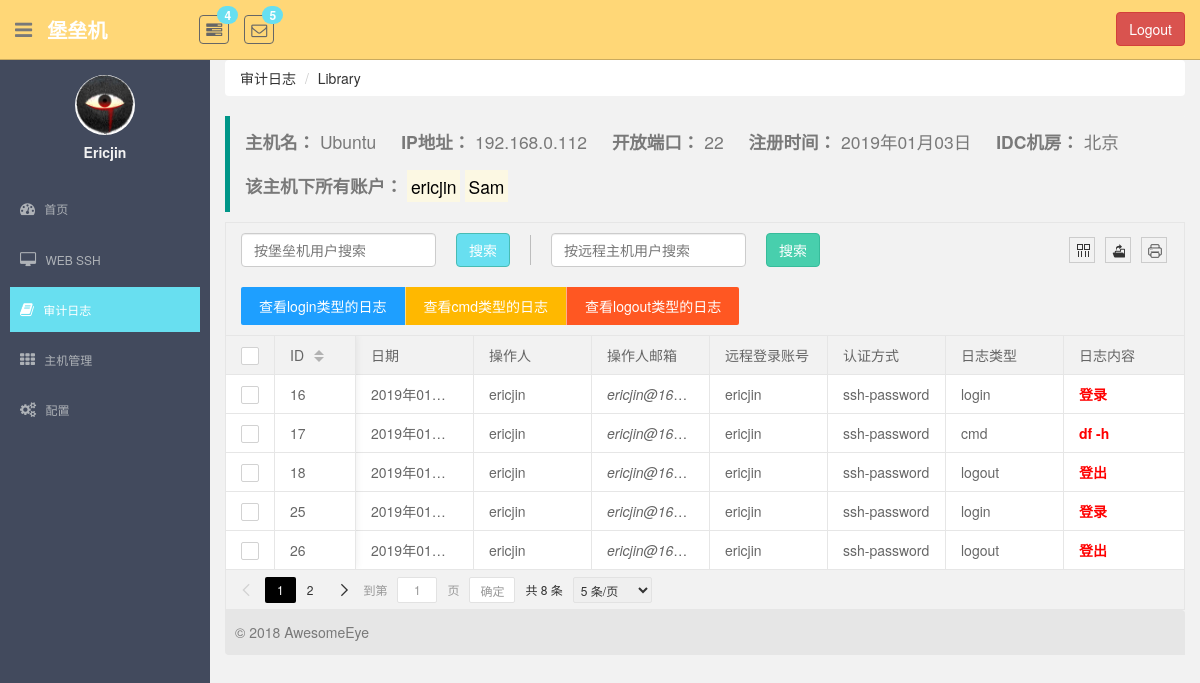
The app's page /monitor/host_log_detail/1/ (signed in) with its own data.
### monitor/models.py (models this page shows, shortened)
class UserProfile(AbstractBaseUser, PermissionsMixin):
    email = models.EmailField(
        verbose_name='email address',
        max_length=255,
        unique=True,
    )
    name = models.CharField(max_length=64, verbose_name="用户名", unique=True)
    host_to_remote_users = models.ManyToManyField(to="HostToRemoteUser", verbose_name="关联主机账户")
    host_group = models.ManyToManyField(to="HostGroup", verbose_name="主机组")
    is_active = models.BooleanField(default=True)
    is_staff = models.BooleanField(default=True)
    is_superuser = models.BooleanField(default=True)
    objects = UserProfileManager()
    USERNAME_FIELD = 'email'  # 使用email作为用户名
    REQUIRED_FIELDS = ['name']  # 必须要有的字段

class Host(models.Model):
    name = models.CharField(max_length=64, unique=True, verbose_name="主机名")
    ip_addr = models.CharField(max_length=64, unique=True, verbose_name="ip地址")
    port = models.IntegerField(default=22, verbose_name="端口号")
    idc = models.ForeignKey(to=IDC, on_delete=models.CASCADE)
    os_type = models.CharField(max_length=64, verbose_name="系统类型", null=True, blank=True)
    date = models.DateTimeField(auto_now_add=True, verbose_name="主机注册时间")

class IDC(models.Model):
    name = models.CharField(max_length=64, verbose_name="IDC机房名")

class HostToRemoteUser(models.Model):
    host = models.ForeignKey(to=Host, on_delete=models.CASCADE)
    remote_user = models.ForeignKey(to="RemoteUser", on_delete=models.CASCADE)
    class Meta:
        unique_together = ("host", "remote_user")

class RemoteUser(models.Model):
    username = models.CharField(max_length=32, verbose_name="用户名")
    password = models.CharField(max_length=64, verbose_name="密码")
    auth_type_choice = (
        (0, "ssh-password"),
        (1, "ssh-key")
    )
    auth_type = models.SmallIntegerField(choices=auth_type_choice, verbose_name="认证方式")
    class Meta:
        unique_together = (("username", "password", "auth_type"),)

class AuditLog(models.Model):
    crazy_eye_account = models.ForeignKey(to=UserProfile, on_delete=models.CASCADE, verbose_name="堡垒机账号")
    host_to_remote_users = models.ForeignKey(to=HostToRemoteUser, on_delete=models.CASCADE)
    log_type_choice = (
        (0, "login"),
        (1, "cmd"),
        (2, "logout"),
    )
    log_type = models.SmallIntegerField(choices=log_type_choice, default=1, verbose_name="日志类型")
    content = models.CharField(max_length=255, verbose_name="日志内容")
    record_date = models.DateTimeField(auto_now_add=True, verbose_name="记录日期")

### monitor/views.py (the view)
# urls.py: url(r'^host_log_detail/(?P<host_id>\d+)/$', views.HostLog.as_view(), name="host_log"),
class HostLog(LoginRequiredMixin, View):
    def get(self, request, host_id):
        host = models.Host.objects.get(id=host_id)
        host_to_remote_users = host.hosttoremoteuser_set.select_related()
        logs = []
        for item in host_to_remote_users:
            for log in item.auditlog_set.all():
                logs.append(log)
        return render(request, "log/host_log.html", locals())

### templates/log/host_log.html (shortened to what this page needs)
{% extends 'base.html' %}
{% load staticfiles %}
{% block right_container %}
    <div class="breadcrumb-wrap">
        <ol class="breadcrumb">
            <li><a href="{% url 'log_page' %}">审计日志</a></li>
            <li class="active"><a href="?">Library</a></li>
        </ol>
    </div>
    <div id="wrap">
        <div class="host-info">
            <blockquote class="layui-elem-quote">
                <p>
                    <b>主机名：</b> <span style="margin-right: 20px;">{{ host.name }}</span>
                    <b>IP地址：</b> <span style="margin-right: 20px;">{{ host.ip_addr }}</span>
                    <b>开放端口：</b> <span style="margin-right: 20px;">{{ host.port }}</span>
                    <b>注册时间：</b> <span style="margin-right: 20px;">{{ host.date|date:'Y年m月d日' }}</span>
                    <b>IDC机房：</b> <span>{{ host.idc.name }}</span>
                </p>
                <br>
                <p>
                    <b>该主机下所有账户：</b>
                    {% for item in host.hosttoremoteuser_set.select_related %}
                        <mark>{{ item.remote_user.username }}</mark>
                    {% endfor %}
                </p>
            </blockquote>
        </div>
        <div class="table-area">
            <table lay-filter="demo">
                <thead>
                </thead>
                <tbody>
                {% for item in logs %}
                    <tr>
                        <td>{{ item.id }}</td>
                        <td>{{ item.record_date|date:"Y年m月d日" }}</td>
                        <td>{{ request.user.name }}</td>
                        <td><em>{{ request.user.email }}</em></td>
                        <td>{{ item.host_to_remote_users.remote_user.username }}</td>
                        <td>{{ item.host_to_remote_users.remote_user.get_auth_type_display }}</td>
                        <td>{{ item.get_log_type_display }}</td>
                        <td><b style="color: #f00;">{{ item.content }}</b></td>
                    </tr>
                {% endfor %}
                </tbody>
            </table>
        </div>
        <footer class="footer-area">
            © 2018 AwesomeEye
        </footer>
    </div>
{% endblock %}

### templates/base.html (shortened to what this page needs)
{% load staticfiles %}
<!DOCTYPE html>
<html lang="en">
<head>
    <link href="{% static 'plugins/bootstrap/css/bootstrap.css' %}" rel="stylesheet">
    <link href="{% static 'css/font-awesome.css' %}" rel="stylesheet" />
    <link href="{% static 'css/style.css' %}" rel="stylesheet">
    <link rel="stylesheet" href="{% static 'plugins/layui/css/layui.css' %}">
</head>
<body>
<section id="container" >
    <header class="header black-bg">
        <div class="sidebar-toggle-box">
            <div class="fa fa-bars tooltips" data-placement="right" data-original-title="Toggle Navigation"></div>
        </div>
        <a href="?" class="logo"><b>堡垒机</b></a>
        <div class="nav notify-row" id="top_menu">
            <ul class="nav top-menu">
                <li class="dropdown">
                    <a data-toggle="dropdown" class="dropdown-toggle" href="?">
                        <i class="fa fa-tasks"></i>
                        <span class="badge bg-theme">4</span>
                    </a>
                </li>
                <li id="header_inbox_bar" class="dropdown">
                    <a data-toggle="dropdown" class="dropdown-toggle" href="index.html#">
                        <i class="fa fa-envelope-o"></i>
                        <span class="badge bg-theme">5</span>
                    </a>
                </li>
            </ul>
        </div>
        <div class="top-menu">
            <ul class="nav pull-right top-menu">
                <li>
                    <button type="button" class="btn btn-danger" style="margin-top: 12px;" onclick="logout()">Logout</button>
                </li>
            </ul>
        </div>
    </header>
    <aside>
        <div id="sidebar"  class="nav-collapse ">
            <ul class="sidebar-menu" id="nav-accordion">
                <p class="centered"><a href="#"><img src="{% static 'images/ui-sam.jpg' %}" class="img-circle" width="60"></a></p>
                <h5 class="centered" style="margin-top: 10px;">{{ request.user.name|capfirst }}</h5>
                <li class="mt">
                    <a class="dashboard" href="{% url "dashboard" %}">
                        <i class="fa fa-dashboard"></i>
                        <span>首页</span>
                    </a>
                </li>
                <li class="sub-menu">
                    <a class="web-ssh" href="{% url "web_ssh" %}" >
                        <i class="fa fa-desktop"></i>
                        <span>WEB SSH</span>
                    </a>
                </li>
                <li class="sub-menu">
                    <a class="log-page" href="{% url 'log_page' %}" >
                        <i class="fa fa-book"></i>
                        <span>审计日志</span>
                    </a>
                </li>
                <li class="sub-menu">
                    <a class="host-manage" href="javascript:void(0);">
                        <i class="fa fa-th"></i>
                        <span>主机管理</span>
                    </a>
                </li>
                <li class="sub-menu">
                    <a href="#" >
                        <i class="fa fa-cogs"></i>
                        <span>配置</span>
                    </a>
                </li>
            </ul>
        </div>
    </aside>
    <section id="main-content">
        <section class="wrapper">
            {% block right_container %}
            {% endblock %}
        </section>
    </section>
</section>
</body>
</html>

### statics/css/style.css (style rules this page uses)
body { color: #797979; background: #f2f2f2; font-family: 'Ruda', sans-serif; padding: 0px !important; margin: 0px !important; font-size:13px; }
ul li { list-style: none; }
a, a:hover, a:focus { text-decoration: none; outline: none; }
#container { width: 100%; height: 100%; }
.bg-theme { background-color: #68dff0; }
.centered { text-align: center; }
.mt { margin-top: 25px; }
#sidebar { width: 210px; height: 100%; position: fixed; background: #424a5d; }
#sidebar h5 { color: #f2f2f2; font-weight: 700; }
#sidebar ul li { position: relative; }
ul.sidebar-menu , ul.sidebar-menu li ul.sub { margin: -2px 0 0; padding: 0; }
ul.sidebar-menu { margin-top: 75px; }
ul.sidebar-menu li { margin-bottom: 5px; margin-left:10px; margin-right:10px; }
ul.sidebar-menu li.sub-menu { line-height: 15px; }
ul.sidebar-menu li a span { display: inline-block; }
ul.sidebar-menu li a { color: #aeb2b7; text-decoration: none; display: block; padding: 15px 0 15px 10px; font-size: 12px; outline: none; -webkit-transition: all 0.3s ease; -moz-transition: all 0.3s ease; -o-transition: all 0.3s ease; -ms-transition: all 0.3s ease; transition: all 0.3s ease; }
ul.sidebar-menu li a.active, ul.sidebar-menu li a:hover, ul.sidebar-menu li a:focus { background: #68dff0; color: #fff; display: block; -webkit-transition: all 0.3s ease; -moz-transition: all 0.3s ease; -o-transition: all 0.3s ease; -ms-transition: all 0.3s ease; transition: all 0.3s ease; }
ul.sidebar-menu li a i { font-size: 15px; padding-right: 6px; }
ul.sidebar-menu li a.active i { color: #fff; }
#main-content { margin-left: 210px; }
.header, .footer { min-height: 60px; padding: 0 15px; }
.header { position: fixed; left: 0; right: 0; z-index: 1002; }
.black-bg { background: #ffd777; border-bottom: 1px solid #c9aa5f; }
.wrapper { display: inline-block; margin-top: 60px; padding-left: 15px; padding-right: 15px; padding-bottom: 15px; padding-top: 0px; width: 100%; }
a.logo { font-size: 20px; color: #ffffff; float: left; margin-top: 15px; text-transform: uppercase; }
a.logo b { font-weight: 900; }
#top_menu .nav > li, ul.top-menu > li { float: left; }
.notify-row { float: left; margin-top: 15px; margin-left: 92px; }
ul.top-menu > li > a { color: #666666; font-size: 16px; border-radius: 4px; -webkit-border-radius: 4px; border:1px solid #666666 !important; padding: 2px 6px; margin-right: 15px; }
.notify-row .badge { position: absolute; right: -10px; top: -10px; z-index: 100; }
.sidebar-toggle-box { float: left; padding-right: 15px; margin-top: 20px; }
.sidebar-toggle-box .fa-bars { cursor: pointer; display: inline-block; font-size: 20px; }

### templates/log/host_log.html (style rules this page uses)
.breadcrumb-wrap .breadcrumb { background-color: #fff; }
.footer-area { padding-left: 10px; background-color: #e6e6e6; margin-top: -10px; height: 45px; line-height: 45px; border-radius: 0 4px; }

### records on screen
UserProfile: user.name "Ericjin", user.name "ericjin", user.email "ericjin@16…"
Host: name "Ubuntu", ip_addr "192.168.0.112", port "22", date "2019年01月03日", idc.name "北京"
HostToRemoteUser: remote_user.username "ericjin"
HostToRemoteUser: remote_user.username "Sam"
AuditLog: id "16", record_date "2019年01…", host_to_remote_users.remote_user.username "ericjin", host_to_remote_users.remote_user.auth_type "ssh-password", log_type "login", content "登录"
AuditLog: id "17", record_date "2019年01…", host_to_remote_users.remote_user.username "ericjin", host_to_remote_users.remote_user.auth_type "ssh-password", log_type "cmd", content "df -h"
AuditLog: id "18", record_date "2019年01…", host_to_remote_users.remote_user.username "ericjin", host_to_remote_users.remote_user.auth_type "ssh-password", log_type "logout", content "登出"
AuditLog: id "25", record_date "2019年01…", host_to_remote_users.remote_user.username "ericjin", host_to_remote_users.remote_user.auth_type "ssh-password", log_type "login", content "登录"
AuditLog: id "26", record_date "2019年01…", host_to_remote_users.remote_user.username "ericjin", host_to_remote_users.remote_user.auth_type "ssh-password", log_type "logout", content "登出"
